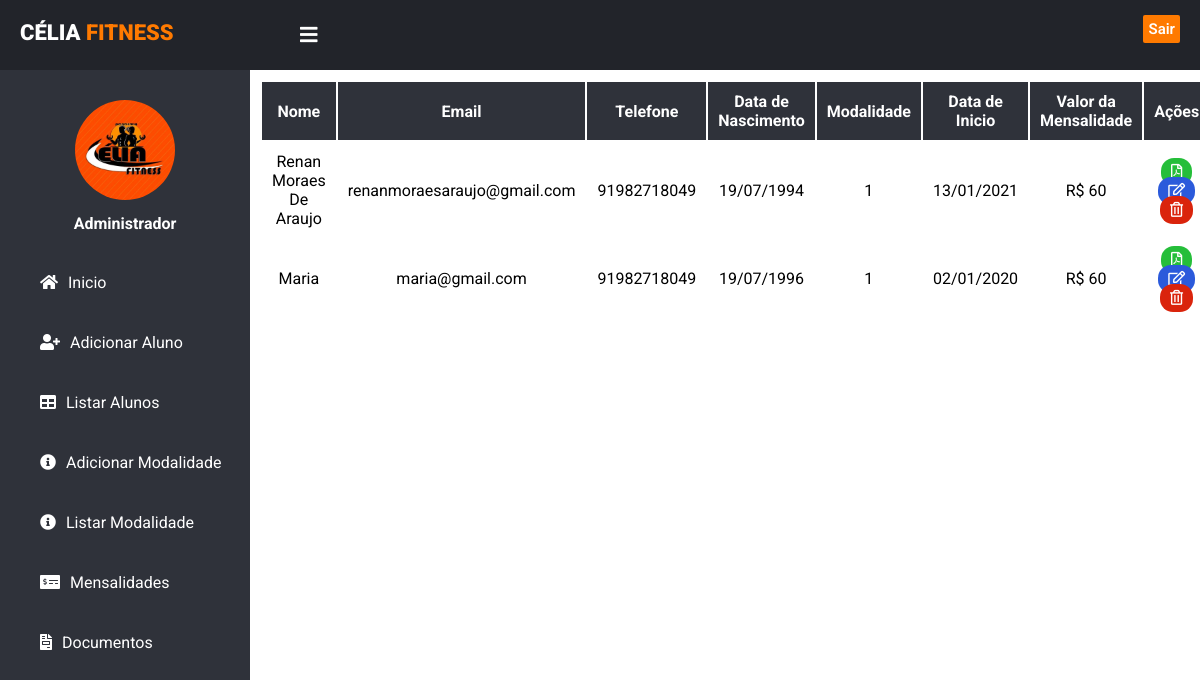
Before: /listarAluno.php with the older database file.
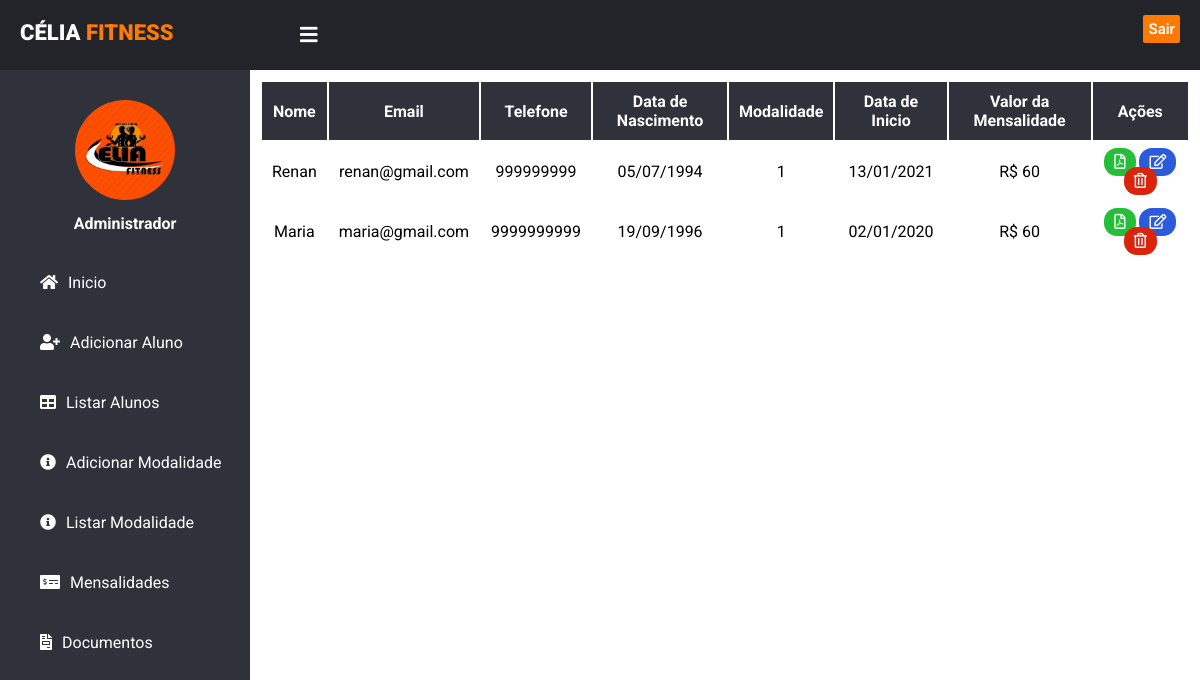
After: the same page with the newer database file.
### tables this page shows
CREATE TABLE `alunos` (
  `id` int(11) NOT NULL,
  `nome` varchar(100) NOT NULL,
  `email` varchar(100) NOT NULL,
  `telefone` varchar(50) NOT NULL,
  `datanascimento` date NOT NULL,
  `modalidade` int(30) NOT NULL,
  `datainicio` date NOT NULL,
  `mensalidade` varchar(50) NOT NULL DEFAULT ''
);

### dao/AlunoDaoMysql.php (called while the page is built, shortened)
<?php
require_once 'models/Aluno.php';
class AlunoDaoMysql implements AlunoDAO{
    private $pdo;
    public function __construct(PDO $driver){
        $this->pdo = $driver;
    }
    public function findAll(){
        $array = [];
        $sql = $this->pdo->query("SELECT * FROM alunos");
        if($sql->rowCount() > 0){
            $data = $sql->fetchAll();
            foreach ($data as $item) {
                $a = new Aluno();
                $a->setId($item['id']);
                $a->setNome($item['nome']);
                $a->setEmail($item['email']);
                $a->setTelefone($item['telefone']);
                $a->setDatanascimento($item['datanascimento']);
                $a->setModalidade($item['modalidade']);
                $a->setDatainicio($item['datainicio']);
                $a->setMensalidade($item['mensalidade']);
                $array[] = $a;
            }
        }
        return $array;
    }
}

### models/Aluno.php (called while the page is built, shortened)
<?php
class Aluno{
    private $id;
    private $nome;
    private $email;
    private $telefone;
    private $datanascimento;
    private $modalidade;
    private $datainicio;
    private $mensalidade;
    public function getId(){
        return $this->id;
    }
    public function setId($i){
        $this->id = trim($i);
    }
    public function getNome(){
        return $this->nome;
    }
    public function setNome($n){
        $this->nome = ucwords(trim($n));
    }
    public function getEmail(){
        return $this->email;
    }
    public function setEmail($e){
        $this->email = strtolower(trim($e));
    }
    public function getTelefone(){
        return $this->telefone;
    }
    public function setTelefone($t){
        $this->telefone = trim($t);
    }
    public function getDatanascimento(){
        return $this->datanascimento;
    }
    public function setDatanascimento($d){
        $this->datanascimento =trim($d);
    }
    public function getModalidade(){
        return $this->modalidade;
    }
    public function setModalidade($m){
        $this->modalidade = trim($m);
    }
    public function getDatainicio(){
        return $this->datainicio;
    }
    public function setDatainicio($di){
        $this->datainicio = trim($di);
    }
    public function getMensalidade(){
        return $this->mensalidade;
    }
    public function setMensalidade($mm){
        $this->mensalidade = trim($mm);
    }
}

### listarAluno.php (the view, shortened to what this page needs)
<?php
require 'conexao.php';
require 'dao/AlunoDaoMysql.php';
require 'header.php';
$alunoDAO = new AlunoDaoMysql($pdo);
$lista = $alunoDAO->findAll();
?>
<div >
        <table>
        <tr>
            <th>Nome</th>
            <th>Email</th>
            <th>Telefone</th>
            <th>Data de Nascimento</th>
            <th>Modalidade</th>
            <th>Data de Inicio</th>
            <th>Valor da Mensalidade</th>
            <th>Ações</th>
        </tr>
        <?php foreach($lista as $aluno): ?>
            <tr>
                <td><?= $aluno->getNome();?></td>
                <td><?= $aluno->getEmail();?></td>
                <td><?= $aluno->getTelefone();?></td>
                <td><?= date('d/m/Y',strtotime($aluno->getDatanascimento()));?></td>
                <td><?= $aluno->getModalidade();?></td>
                <td><?= date('d/m/Y',strtotime($aluno->getDatainicio()));?></td>
                <td><?= 'R$ '.$aluno->getMensalidade();?></td>
                <td>
                    <a class="btn-success" href="impresao.php?id=<?=$aluno->getId();?>"><i class="far fa-file-pdf"></i></a>
                    <a class="btn-primary" href="editar.php?id=<?=$aluno->getId();?>"><i class="far fa-edit"></i></a>
                    <a class="btn-danger" href="excluir.php?id=<?=$aluno->getId();?>" onclick ="return confirm('Tem certeza que deseja excluir?')"><i class="far fa-trash-alt"></i></a>
                </td>
            </tr>
        <?php endforeach; ?>
</table>
<?php require 'footer.php'; ?>

### header.php (shortened to what this page needs)
<!DOCTYPE html>
<html lang="pt-br">
<head>
    <link rel="stylesheet" href="assets/css/style.css">
    <link rel="stylesheet" href="https://cdnjs.cloudflare.com/ajax/libs/font-awesome/5.15.1/css/all.min.css">
</head>
<body>
    <header>
    <label for="check">
    <i class="fas fa-bars" id="sidebar_btn"></i>
    </label>
    <div class="left_area">
        <h3>Célia <span>Fitness</span></h3>
    </div>
    <div class="right_area">
        <a href="#" class="logout_btn">Sair</a>
    </div>
    </header>
<div class="sidebar">
<center>
<img src="assets/img/logo.jpg" class="perfil_imagem" alt="">
<h4>Administrador</h4>
</center>
<a href="index.php"><i class="fas fa-home"></i><span>Inicio</span></a>
<a href="addAluno.php"><i class="fas fa-user-plus"></i><span>Adicionar Aluno</span></a>
<a href="listarAluno.php"><i class="fas fa-table"></i><span>Listar Alunos</span></a>
<a href="addModalidade.php"><i class="fas fa-info-circle"></i><span>Adicionar Modalidade</span></a>
<a href="listarModalidade.php"><i class="fas fa-info-circle"></i><span>Listar Modalidade</span></a>
<a href=""><i class="fas fa-money-check-alt"></i><span>Mensalidades</span></a>
<a href="#"><i class="fas fa-file-invoice"></i><span>Documentos</span></a>
</div>
<div class="content">

### footer.php
</div>
</body>
</html>

### assets/css/style.css (style rules this page uses)
* { margin: 0; padding: 0; font-family: 'Roboto', sans-serif; }
header { position: fixed; background-color: #22242A; padding: 20px; width: 100%; height: 30px; }
.left_area h3 { color: #fff; margin: 0; text-transform: uppercase; font-size: 22px; font-weight: 900; }
.left_area span { color: #ff7a00; }
.logout_btn { padding: 5px; background-color: #ff7a00; text-decoration: none; float: right; margin-top: -30px; margin-right: 40px; border-radius: 2px; font-size: 15px; font-weight: 600; color: #fff; transition: 0.5s; transition-property: background; }
.sidebar { background-color: #2f323A; margin-top: 70px; padding-top: 30px; position: fixed; left: 0; width: 250px; height: 100%; transition: 0.5s; transition-property: left; }
.sidebar .perfil_imagem { width: 100px; height: 100px; border-radius: 100px; margin-bottom: 10px; }
.sidebar h4 { color: #fff; margin-top: 0; margin-bottom: 20px; }
.sidebar a { color: #fff; display: block; width: 100%; line-height: 60px; text-decoration: none; padding-left: 40px; box-sizing: border-box; transition: 0.5s; transition-property: background; }
.sidebar i { padding-right: 10px; }
label #sidebar_btn { z-index: 1; color: #fff; position: fixed; cursor: pointer; left: 300px; font-size: 20px; margin: 5px 0; transition: 0.5s; transition-property: color; }
.content { margin-left: 250px; padding: 10px; height: 100vh; transition: 0.5s; padding-top: 80px; }
table { text-align: center; width: 100%; }
th { background-color: #2f323A; color: #fff; padding: 10px; }
td { padding: 10px; }
.btn-primary, .btn-danger, .btn-success { text-decoration: none; color: #fff; padding: 5px 10px; font-size: 15px; border-radius: 13px; }
.btn-primary { background-color: #2b5adb; }
.btn-danger { background-color: #da240c; }
.btn-success { background-color: #25be3a; }

Changed rows visible on the page:
changed alunos: nome "Renan Moraes De Araujo" → "Renan"; email "renanmoraesaraujo@gmail.com" → "renan@gmail.com"; telefone "91982718049" → "999999999"; datanascimento "19/07/1994" → "05/07/1994"
changed alunos "Maria": telefone "91982718049" → "9999999999"; datanascimento "19/07/1996" → "19/09/1996"
